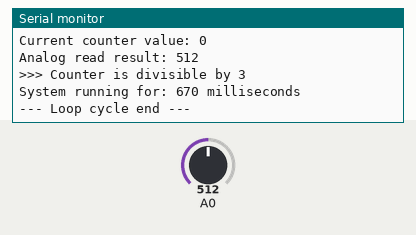
The program below on a simulated Arduino Uno, built with avr-gcc and run on an emulated ATmega328P. On the bench: the last lines printed to the serial monitor. The test bench sets the inputs (shaded band); at power-on: A0 = 512.

Above: at 1.7 s.
1.8 s: A0 set to 716
At 3.7 s:
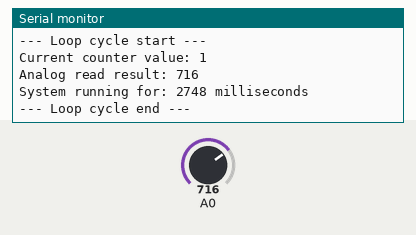
4.6 s: A0 set to 900
At 5.7 s:
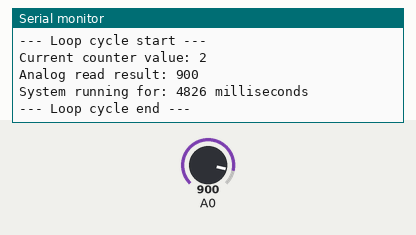
Timing chart, 0 to 7.6 s (numbered marks = the images above; inputs shaded):
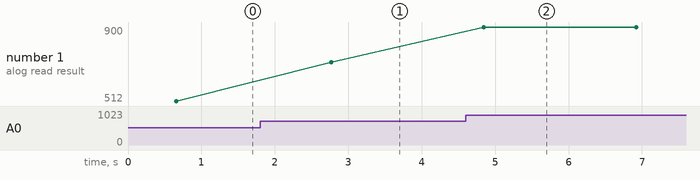

The program:

main.cpp
```cpp
/* --------------- */
/* Title: Debugging Variables and Program Flow */
/* --------------- */
/*
    Description:
        This example demonstrates how to debug variable values and track
        program execution flow using Serial monitoring. Learn to monitor
        changing values, identify where your program gets stuck, and
        understand the sequence of operations.

    Requirements:
        - No external components or wiring are needed.
        - Wiring:
            Just upload this code and open the Serial Monitor.

    Steps to run:
        1. copy the code into the main.cpp file in the workspace/arduino/src folder
        2. make hpfb_build REF=arduino
        3. make hpfb_upload REF=arduino
        4. make hpfb_monitor REF=arduino
*/

#include <Arduino.h>

// Global Variables
int counter = 0;       // Tracks the number of loop cycles
int sensorValue = 0;   // Stores analog sensor readings


// Setup Function
/*
    The setup() function runs **once** when the Arduino board starts.
    It is used to:
      - Initialize hardware and communication
      - Set initial states of variables
      - Prepare the program environment before entering the loop
*/
void setup() {
    // Initialize serial communication at 9600 baud rate
    Serial.begin(9600);

    // Wait for the serial port to be ready (important for some boards)
    while (!Serial) {
        ; // Do nothing until Serial is connected
    }

    Serial.println("=== Variable Debugging Example ===");

    // Debugging: show initial value of the counter
    Serial.print("Counter initialized to: ");
    Serial.println(counter);

    // Track program flow through setup
    Serial.println("Step 1: Starting configuration...");
    delay(500);  // Short delay for readability in Serial Monitor

    Serial.println("Step 2: Configuration complete");
    Serial.println("Setup complete - entering main loop");
}


// Loop Function
/*
    The loop() function runs **repeatedly** after setup() finishes.
    It is used to:
      - Perform ongoing tasks
      - Monitor and update variables
      - Read sensors or inputs continuously
      - Provide feedback via Serial or other outputs
*/
void loop() {
    Serial.println("--- Loop cycle start ---");

    // Monitor counter variable changes
    Serial.print("Current counter value: ");
    Serial.println(counter);

    // Simulate reading an analog sensor (e.g., potentiometer on A0)
    sensorValue = analogRead(A0);
    Serial.print("Analog read result: ");
    Serial.println(sensorValue);

    // Conditional debug logic
    if (counter % 3 == 0) {
        Serial.println(">>> Counter is divisible by 3");
    }

    // Track system uptime
    Serial.print("System running for: ");
    Serial.print(millis());
    Serial.println(" milliseconds");

    // Increment counter for next loop iteration
    counter++;

    Serial.println("--- Loop cycle end ---");

    // Delay to slow down loop for readability
    delay(2000);
}
```

Measured:
- after the input at 1.8 s, the serial monitor: prints a new line after 0.97 s (image 1)
- after the input at 4.6 s, the serial monitor: prints a new line after 0.25 s (image 2)
- plotted number 1: 512 → 716 after the input at 1.8 s, 716 → 900 after the input at 4.6 s
